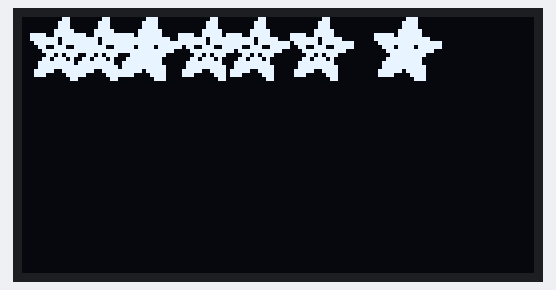
A sketch run on a simulated ESP32. Parts: 128×64 one-colour display. Random numbers use the default seed unless the sketch sets one.

Above: at 0.44 s.
At 5.18 s:
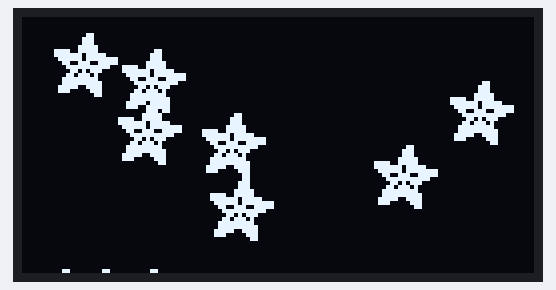
At 10.14 s:
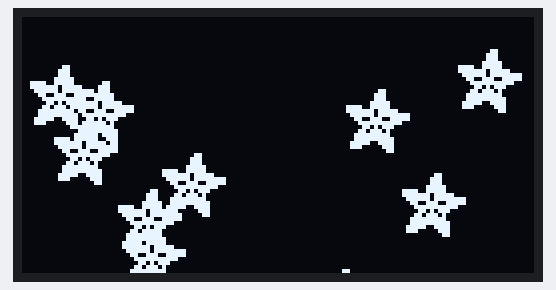
At 20.07 s:
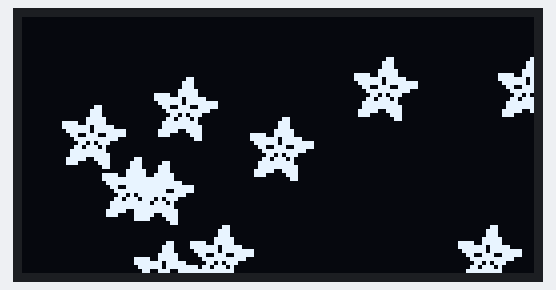
At 29.77 s:
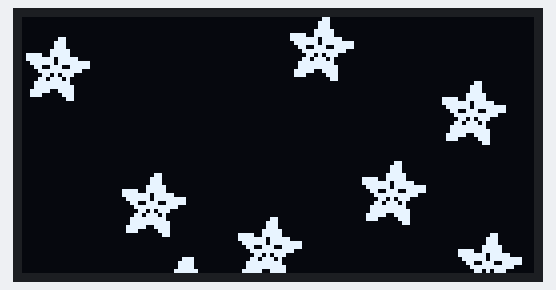
At 39.69 s:
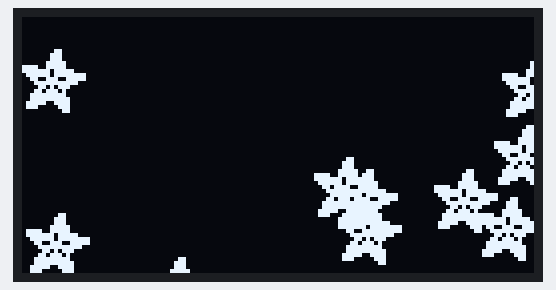

The sketch:

esp32-oled-shooting-stars.ino
```cpp
#include <SPI.h>
#include <Wire.h>
#include <Adafruit_GFX.h>
#include <Adafruit_SH110X.h>

#define i2c_Address 0x3c
#define SCREEN_WIDTH 128
#define SCREEN_HEIGHT 64
#define OLED_RESET -1
Adafruit_SH1106G display = Adafruit_SH1106G(SCREEN_WIDTH, SCREEN_HEIGHT, &Wire, OLED_RESET);

#define NUMFLAKES 10
#define XPOS 0
#define YPOS 1
#define DELTAY 2

#define LOGO16_GLCD_HEIGHT 16
#define LOGO16_GLCD_WIDTH  16

// Yıldız (Kar Tanesi) Bitmap Verisi
static const unsigned char PROGMEM logo16_glcd_bmp[] =
{ B00000000, B11000000,
  B00000001, B11000000,
  B00000001, B11000000,
  B00000011, B11100000,
  B11110011, B11100000,
  B11111110, B11111000,
  B01111110, B11111111,
  B00110011, B10011111,
  B00011111, B11111100,
  B00001101, B01110000,
  B00011011, B10100000,
  B00111111, B11100000,
  B00111111, B11110000,
  B01111100, B11110000,
  B01110000, B01110000,
  B00000000, B00110000
};

void setup()   {
  delay(250);
  display.begin(i2c_Address, true);
  display.clearDisplay();
  display.display();

  // Yıldız animasyonunu başlat
  testdrawbitmap(logo16_glcd_bmp, LOGO16_GLCD_HEIGHT, LOGO16_GLCD_WIDTH);
}

void loop() {
  // Animasyon kendi döngüsünde (while) çalıştığı için burası boş kalabilir
}

void testdrawbitmap(const uint8_t *bitmap, uint8_t w, uint8_t h) {
  uint8_t icons[NUMFLAKES][3];

  // Yıldızların başlangıç konumlarını rastgele belirle
  for (uint8_t f = 0; f < NUMFLAKES; f++) {
    icons[f][XPOS] = random(display.width());
    icons[f][YPOS] = 0;
    icons[f][DELTAY] = random(5) + 1;
  }

  while (1) {
    // Yıldızları ekrana çiz
    for (uint8_t f = 0; f < NUMFLAKES; f++) {
      display.drawBitmap(icons[f][XPOS], icons[f][YPOS], bitmap, w, h, SH110X_WHITE);
    }
    display.display();
    delay(200);

    // Yıldızları sil ve konumlarını güncelle (aşağı kaydır)
    for (uint8_t f = 0; f < NUMFLAKES; f++) {
      display.drawBitmap(icons[f][XPOS], icons[f][YPOS], bitmap, w, h, SH110X_BLACK);

      icons[f][YPOS] += icons[f][DELTAY];

      // Ekrandan çıkan yıldızı tekrar yukarıdan başlat
      if (icons[f][YPOS] > display.height()) {
        icons[f][XPOS] = random(display.width());
        icons[f][YPOS] = 0;
        icons[f][DELTAY] = random(5) + 1;
      }
    }
  }
}
```
